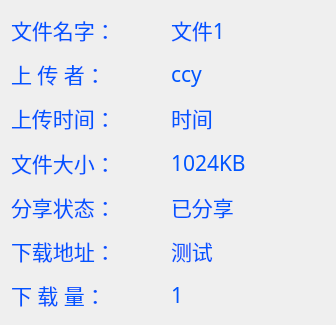
<?xml version="1.0" encoding="UTF-8"?>
<ui version="4.0">
 <class>filepropertyinfo</class>
 <widget class="QWidget" name="filepropertyinfo">
  <property name="geometry">
   <rect>
    <x>0</x>
    <y>0</y>
    <width>336</width>
    <height>325</height>
   </rect>
  </property>
  <property name="font">
   <font>
    <family>新宋体</family>
    <pointsize>16</pointsize>
    <weight>50</weight>
    <italic>false</italic>
    <bold>false</bold>
   </font>
  </property>
  <property name="windowTitle">
   <string>Form</string>
  </property>
  <property name="styleSheet">
   <string notr="true">color: rgb(0, 85, 255);
font: 16pt &quot;新宋体&quot;;</string>
  </property>
  <layout class="QGridLayout" name="gridLayout">
   <item row="0" column="1">
    <widget class="QLabel" name="filename">
     <property name="text">
      <string>文件1</string>
     </property>
    </widget>
   </item>
   <item row="4" column="0">
    <widget class="QLabel" name="label_4">
     <property name="text">
      <string>文件大小：</string>
     </property>
    </widget>
   </item>
   <item row="4" column="1">
    <widget class="QLabel" name="size">
     <property name="text">
      <string>1024KB</string>
     </property>
    </widget>
   </item>
   <item row="0" column="0">
    <widget class="QLabel" name="label_15">
     <property name="text">
      <string>文件名字：</string>
     </property>
    </widget>
   </item>
   <item row="2" column="0">
    <widget class="QLabel" name="label_2">
     <property name="text">
      <string>上 传 者：</string>
     </property>
    </widget>
   </item>
   <item row="2" column="1">
    <widget class="QLabel" name="user">
     <property name="text">
      <string>ccy</string>
     </property>
    </widget>
   </item>
   <item row="3" column="0">
    <widget class="QLabel" name="label_3">
     <property name="text">
      <string>上传时间：</string>
     </property>
    </widget>
   </item>
   <item row="6" column="0">
    <widget class="QLabel" name="label_6">
     <property name="text">
      <string>下载地址：</string>
     </property>
    </widget>
   </item>
   <item row="6" column="1">
    <widget class="QLabel" name="url">
     <property name="font">
      <font>
       <family>新宋体</family>
       <pointsize>16</pointsize>
       <weight>50</weight>
       <italic>false</italic>
       <bold>false</bold>
      </font>
     </property>
     <property name="text">
      <string>测试</string>
     </property>
    </widget>
   </item>
   <item row="7" column="0">
    <widget class="QLabel" name="label_7">
     <property name="text">
      <string>下 载 量：</string>
     </property>
    </widget>
   </item>
   <item row="5" column="0">
    <widget class="QLabel" name="label_5">
     <property name="text">
      <string>分享状态：</string>
     </property>
    </widget>
   </item>
   <item row="5" column="1">
    <widget class="QLabel" name="share">
     <property name="text">
      <string>已分享</string>
     </property>
    </widget>
   </item>
   <item row="3" column="1">
    <widget class="QLabel" name="time">
     <property name="text">
      <string>时间</string>
     </property>
    </widget>
   </item>
   <item row="7" column="1">
    <widget class="QLabel" name="pv">
     <property name="text">
      <string>1</string>
     </property>
    </widget>
   </item>
  </layout>
 </widget>
 <resources/>
 <connections/>
</ui>
